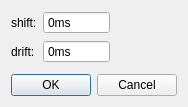
<?xml version="1.0" encoding="UTF-8"?>
<ui version="4.0">
 <class>AwVideoSettingsDialUi</class>
 <widget class="QDialog" name="AwVideoSettingsDialUi">
  <property name="geometry">
   <rect>
    <x>0</x>
    <y>0</y>
    <width>182</width>
    <height>107</height>
   </rect>
  </property>
  <property name="windowTitle">
   <string>Video Synchronizing</string>
  </property>
  <layout class="QGridLayout" name="gridLayout">
   <item row="0" column="0">
    <widget class="QLabel" name="label">
     <property name="text">
      <string>shift:</string>
     </property>
    </widget>
   </item>
   <item row="0" column="1">
    <widget class="QSpinBox" name="spinShift">
     <property name="toolTip">
      <string>shift represents the delay between the video recording and the signals recording</string>
     </property>
     <property name="buttonSymbols">
      <enum>QAbstractSpinBox::NoButtons</enum>
     </property>
     <property name="suffix">
      <string>ms</string>
     </property>
     <property name="maximum">
      <number>999999999</number>
     </property>
    </widget>
   </item>
   <item row="0" column="2">
    <spacer name="horizontalSpacer">
     <property name="orientation">
      <enum>Qt::Horizontal</enum>
     </property>
     <property name="sizeHint" stdset="0">
      <size>
       <width>32</width>
       <height>20</height>
      </size>
     </property>
    </spacer>
   </item>
   <item row="1" column="0">
    <widget class="QLabel" name="label_2">
     <property name="text">
      <string>drift:</string>
     </property>
    </widget>
   </item>
   <item row="1" column="1">
    <widget class="QSpinBox" name="spinDrift">
     <property name="toolTip">
      <string>drift represents the number of millisecond of delay between video and signals after one hour of video.</string>
     </property>
     <property name="buttonSymbols">
      <enum>QAbstractSpinBox::NoButtons</enum>
     </property>
     <property name="suffix">
      <string>ms</string>
     </property>
     <property name="maximum">
      <number>999999999</number>
     </property>
    </widget>
   </item>
   <item row="1" column="2">
    <spacer name="horizontalSpacer_2">
     <property name="orientation">
      <enum>Qt::Horizontal</enum>
     </property>
     <property name="sizeHint" stdset="0">
      <size>
       <width>32</width>
       <height>20</height>
      </size>
     </property>
    </spacer>
   </item>
   <item row="2" column="1">
    <spacer name="verticalSpacer">
     <property name="orientation">
      <enum>Qt::Vertical</enum>
     </property>
     <property name="sizeHint" stdset="0">
      <size>
       <width>20</width>
       <height>7</height>
      </size>
     </property>
    </spacer>
   </item>
   <item row="3" column="0" colspan="3">
    <layout class="QHBoxLayout" name="horizontalLayout">
     <item>
      <spacer name="horizontalSpacer_3">
       <property name="orientation">
        <enum>Qt::Horizontal</enum>
       </property>
       <property name="sizeHint" stdset="0">
        <size>
         <width>40</width>
         <height>20</height>
        </size>
       </property>
      </spacer>
     </item>
     <item>
      <widget class="QPushButton" name="pushButton">
       <property name="text">
        <string>OK</string>
       </property>
      </widget>
     </item>
     <item>
      <widget class="QPushButton" name="pushButton_2">
       <property name="text">
        <string>Cancel</string>
       </property>
      </widget>
     </item>
    </layout>
   </item>
  </layout>
 </widget>
 <layoutdefault spacing="6" margin="11"/>
 <resources/>
 <connections>
  <connection>
   <sender>pushButton</sender>
   <signal>clicked()</signal>
   <receiver>AwVideoSettingsDialUi</receiver>
   <slot>accept()</slot>
   <hints>
    <hint type="sourcelabel">
     <x>80</x>
     <y>83</y>
    </hint>
    <hint type="destinationlabel">
     <x>174</x>
     <y>45</y>
    </hint>
   </hints>
  </connection>
  <connection>
   <sender>pushButton_2</sender>
   <signal>clicked()</signal>
   <receiver>AwVideoSettingsDialUi</receiver>
   <slot>reject()</slot>
   <hints>
    <hint type="sourcelabel">
     <x>151</x>
     <y>87</y>
    </hint>
    <hint type="destinationlabel">
     <x>173</x>
     <y>83</y>
    </hint>
   </hints>
  </connection>
 </connections>
</ui>
